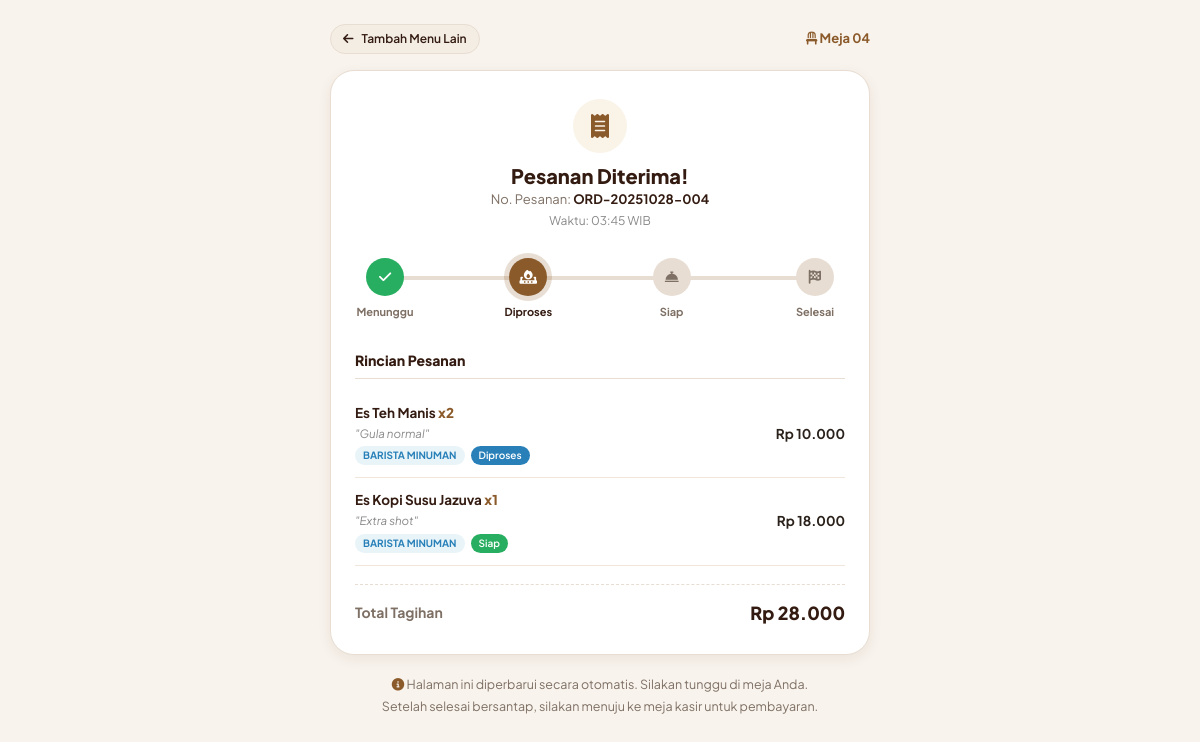
Screenshot of /order-status.php?order=ORD-20251028-004 (signed in) with the database file from the repository.
### tables this page shows
CREATE TABLE `orders` (
  `id` INT AUTO_INCREMENT PRIMARY KEY,
  `order_number` VARCHAR(50) NOT NULL UNIQUE,
  `table_id` INT NOT NULL,
  `session_id` INT NULL,
  `customer_name` VARCHAR(100) DEFAULT 'Pelanggan Meja',
  `total_amount` DECIMAL(12, 2) NOT NULL DEFAULT 0.00,
  `discount_amount` DECIMAL(12, 2) NOT NULL DEFAULT 0.00,
  `tax_amount` DECIMAL(12, 2) NOT NULL DEFAULT 0.00,
  `final_amount` DECIMAL(12, 2) NOT NULL DEFAULT 0.00,
  `request_token` CHAR(36) NULL UNIQUE,
  `order_status` ENUM('menunggu', 'diproses', 'siap', 'selesai', 'dibatalkan') DEFAULT 'menunggu',
  `notes` TEXT NULL,
  `created_at` TIMESTAMP DEFAULT CURRENT_TIMESTAMP,
  `updated_at` TIMESTAMP DEFAULT CURRENT_TIMESTAMP ON UPDATE CURRENT_TIMESTAMP,
  FOREIGN KEY (`table_id`) REFERENCES `restaurant_tables` (`id`) ON DELETE CASCADE,
  FOREIGN KEY (`session_id`) REFERENCES `table_sessions` (`id`) ON DELETE SET NULL
);

CREATE TABLE `restaurant_tables` (
  `id` INT AUTO_INCREMENT PRIMARY KEY,
  `table_number` VARCHAR(10) NOT NULL UNIQUE,
  `capacity` INT NOT NULL DEFAULT 4,
  `status` ENUM('tersedia', 'terisi', 'dipesan', 'menunggu_pembayaran') DEFAULT 'tersedia',
  `pos_x` INT DEFAULT 1,
  `pos_y` INT DEFAULT 1,
  `qr_code_file` VARCHAR(255) NULL,
  `token` VARCHAR(64) NOT NULL UNIQUE,
  `is_active` TINYINT(1) DEFAULT 1,
  `created_at` TIMESTAMP DEFAULT CURRENT_TIMESTAMP,
  `updated_at` TIMESTAMP DEFAULT CURRENT_TIMESTAMP ON UPDATE CURRENT_TIMESTAMP
);

CREATE TABLE `order_items` (
  `id` INT AUTO_INCREMENT PRIMARY KEY,
  `order_id` INT NOT NULL,
  `menu_id` INT NOT NULL,
  `quantity` INT NOT NULL DEFAULT 1,
  `unit_price` DECIMAL(12, 2) NOT NULL,
  `subtotal` DECIMAL(12, 2) NOT NULL,
  `notes` VARCHAR(255) NULL,
  `station` ENUM('kitchen', 'barista') NOT NULL,
  `item_status` ENUM('menunggu', 'diproses', 'siap', 'selesai', 'dibatalkan') DEFAULT 'menunggu',
  `stock_deducted` TINYINT(1) DEFAULT 0,
  `created_at` TIMESTAMP DEFAULT CURRENT_TIMESTAMP,
  `updated_at` TIMESTAMP DEFAULT CURRENT_TIMESTAMP ON UPDATE CURRENT_TIMESTAMP,
  FOREIGN KEY (`order_id`) REFERENCES `orders` (`id`) ON DELETE CASCADE,
  FOREIGN KEY (`menu_id`) REFERENCES `menus` (`id`) ON DELETE RESTRICT
);

CREATE TABLE `menus` (
  `id` INT AUTO_INCREMENT PRIMARY KEY,
  `category_id` INT NOT NULL,
  `name` VARCHAR(100) NOT NULL,
  `slug` VARCHAR(100) NOT NULL UNIQUE,
  `description` TEXT NULL,
  `price` DECIMAL(12, 2) NOT NULL DEFAULT 0.00,
  `cost_price` DECIMAL(12, 2) NOT NULL DEFAULT 0.00,
  `image` VARCHAR(255) NULL,
  `is_available` TINYINT(1) DEFAULT 1,
  `is_favorite` TINYINT(1) DEFAULT 0,
  `created_at` TIMESTAMP DEFAULT CURRENT_TIMESTAMP,
  `updated_at` TIMESTAMP DEFAULT CURRENT_TIMESTAMP ON UPDATE CURRENT_TIMESTAMP,
  FOREIGN KEY (`category_id`) REFERENCES `categories` (`id`) ON DELETE CASCADE
);

### includes/functions.php (called while the page is built, shortened)
<?php
function formatRupiah($amount): string {
    return 'Rp ' . number_format((float)$amount, 0, ',', '.');
}

### order-status.php (the view, shortened to what this page needs)
<?php
require_once __DIR__ . '/includes/functions.php';
$pdo = getDbConnection();
$orderNumber = trim($_GET['order'] ?? '');
$stmt = $pdo->prepare("SELECT o.*, t.table_number, t.token as table_token
                       FROM orders o
                       JOIN restaurant_tables t ON o.table_id = t.id
                       WHERE o.order_number = ? LIMIT 1");
$stmt->execute([$orderNumber]);
$order = $stmt->fetch();
$stmtItems = $pdo->prepare("SELECT oi.*, m.name as menu_name, m.image as menu_image, c.type as category_type
                            FROM order_items oi
                            JOIN menus m ON oi.menu_id = m.id
                            JOIN categories c ON m.category_id = c.id
                            WHERE oi.order_id = ?
                            ORDER BY oi.id ASC");
$stmtItems->execute([$order['id']]);
$items = $stmtItems->fetchAll();
$statusIndex = 1;
if ($order['order_status'] === 'diproses') $statusIndex = 2;
elseif ($order['order_status'] === 'siap') $statusIndex = 3;
elseif ($order['order_status'] === 'selesai') $statusIndex = 4;
?>
<!DOCTYPE html>
<html lang="id">
<head>
  <link rel="stylesheet" href="https://cdnjs.cloudflare.com/ajax/libs/font-awesome/6.5.1/css/all.min.css">
  <link rel="stylesheet" href="<?= BASE_URL ?>/assets/css/style.css">
</head>
<body>
  <div class="status-container">
    <div style="display: flex; align-items: center; justify-content: space-between; margin-bottom: 16px;">
      <a href="<?= BASE_URL ?>/menu.php?meja=<?= urlencode($order['table_number']) ?>&amp;token=<?= urlencode($order['table_token']) ?>" class="btn btn-secondary btn-sm">
        <i class="fa-solid fa-arrow-left"></i> Tambah Menu Lain
      </a>
      <div style="font-size: 13px; font-weight: 700; color: #8B5A2B;">
        <i class="fa-solid fa-chair"></i> Meja <?= htmlspecialchars($order['table_number']) ?>
      </div>
    </div>
    <div class="status-card">
      <div style="text-align: center; margin-bottom: 20px;">
        <div style="width: 54px; height: 54px; background: #FAF3E8; color: #8B5A2B; border-radius: 50%; display: inline-flex; align-items: center; justify-content: center; font-size: 24px; margin-bottom: 10px;">
          <i class="fa-solid fa-receipt"></i>
        </div>
        <h2 style="font-size: 20px; font-weight: 800; color: var(--color-primary);">Pesanan Diterima!</h2>
        <div style="font-size: 13px; color: var(--color-text-muted); margin-top: 2px;">
          No. Pesanan: <strong style="color: var(--color-primary);"><?= htmlspecialchars($order['order_number']) ?></strong>
        </div>
        <div style="font-size: 12px; color: #888; margin-top: 2px;">
          Waktu: <?= date('H:i', strtotime($order['created_at'])) ?> WIB
        </div>
      </div>
      <div class="stepper">
        <div class="step-node <?= $statusIndex >= 1 ? ($statusIndex == 1 ? 'active' : 'completed') : '' ?>">
          <div class="step-icon">
            <i class="fa-solid <?= $statusIndex > 1 ? 'fa-check' : 'fa-hourglass-start' ?>"></i>
          </div>
          <div class="step-label">Menunggu</div>
        </div>
        <div class="step-node <?= $statusIndex >= 2 ? ($statusIndex == 2 ? 'active' : 'completed') : '' ?>">
          <div class="step-icon">
            <i class="fa-solid <?= $statusIndex > 2 ? 'fa-check' : 'fa-fire-burner' ?>"></i>
          </div>
          <div class="step-label">Diproses</div>
        </div>
        <div class="step-node <?= $statusIndex >= 3 ? ($statusIndex == 3 ? 'active' : 'completed') : '' ?>">
          <div class="step-icon">
            <i class="fa-solid <?= $statusIndex > 3 ? 'fa-check' : 'fa-bell-concierge' ?>"></i>
          </div>
          <div class="step-label">Siap</div>
        </div>
        <div class="step-node <?= $statusIndex >= 4 ? 'completed' : '' ?>">
          <div class="step-icon">
            <i class="fa-solid fa-flag-checkered"></i>
          </div>
          <div class="step-label">Selesai</div>
        </div>
      </div>
      <h4 style="font-size: 14px; font-weight: 800; color: var(--color-primary); margin-bottom: 12px; border-bottom: 1px solid var(--color-border); padding-bottom: 8px;">
        Rincian Pesanan
      </h4>
      <?php foreach ($items as $item): ?>
        <div class="item-card">
          <div>
            <div style="font-weight: 700; font-size: 13.5px; color: var(--color-primary);">
              <?= htmlspecialchars($item['menu_name']) ?> <span style="color: var(--color-accent); font-weight: 800;">x<?= $item['quantity'] ?></span>
            </div>
            <?php if (!empty($item['notes'])): ?>
              <div style="font-size: 11.5px; color: #888; font-style: italic; margin-top: 2px;">
                "<?= htmlspecialchars($item['notes']) ?>"
              </div>
            <?php endif; ?>
            <div style="margin-top: 4px; display: flex; gap: 6px;">
              <span class="station-badge <?= $item['station'] === 'kitchen' ? 'station-kitchen' : 'station-barista' ?>">
                <?= $item['station'] === 'kitchen' ? 'Kitchen Dapur' : 'Barista Minuman' ?>
              </span>
              <span class="badge badge-<?= $item['item_status'] ?>" style="font-size: 10px; padding: 2px 8px;">
                <?= ucfirst($item['item_status']) ?>
              </span>
            </div>
          </div>
          <div style="font-weight: 700; font-size: 13.5px;">
            <?= formatRupiah($item['subtotal']) ?>
          </div>
        </div>
      <?php endforeach; ?>
      <div style="display: flex; justify-content: space-between; align-items: center; margin-top: 18px; padding-top: 14px; border-top: 1px dashed var(--color-border);">
        <span style="font-weight: 700; color: var(--color-text-muted);">Total Tagihan</span>
        <span style="font-size: 18px; font-weight: 800; color: var(--color-primary);"><?= formatRupiah($order['final_amount']) ?></span>
      </div>
    </div>
    <div style="text-align: center; color: var(--color-text-muted); font-size: 12.5px; line-height: 1.5;">
      <p><i class="fa-solid fa-info-circle" style="color: #8B5A2B;"></i> Halaman ini diperbarui secara otomatis. Silakan tunggu di meja Anda.</p>
      <p style="margin-top: 4px;">Setelah selesai bersantap, silakan menuju ke meja kasir untuk pembayaran.</p>
    </div>
  </div>
</body>
</html>

### assets/css/style.css (style rules this page uses)
:root { --color-primary: #331B11; --color-primary-dark: #22120B; --color-primary-light: #523122; --color-accent: #8B5A2B; --color-accent-gold: #C69255; --color-accent-hover: #73471E; --color-bg-main: #FBF8F4; --color-bg-card: #FFFFFF; --color-bg-muted: #F4EDE4; --color-bg-alt: #F8F3EC; --color-border: #E8DDD2; --color-border-light: #F0E6DC; --color-text-main: #2A211B; --color-text-muted: #7E7065; --color-text-light: #A89B8F; --color-text-white: #FFFFFF; --color-status-green: #27AE60; --color-status-green-bg: #EAF8EE; --color-status-blue: #2980B9; --color-status-blue-bg: #EBF5FB; --color-status-orange: #E67E22; --color-status-orange-bg: #FEF5EB; --color-status-brown: #8B5A2B; --color-status-brown-bg: #F8EFE7; --color-status-red: #E74C3C; --color-status-red-bg: #FDEDEC; --shadow-sm: 0 2px 6px rgba(51, 27, 17, 0.04); --shadow-md: 0 4px 14px rgba(51, 27, 17, 0.07); --shadow-lg: 0 10px 25px rgba(51, 27, 17, 0.1); --shadow-card: 0 4px 20px rgba(51, 27, 17, 0.06); --radius-sm: 8px; --radius-md: 12px; --radius-lg: 16px; --radius-xl: 24px; --radius-pill: 9999px; --transition-fast: all 0.2s ease; --transition-normal: all 0.3s ease; }
* { box-sizing: border-box; margin: 0; padding: 0; }
body { font-family: 'Plus Jakarta Sans', -apple-system, BlinkMacSystemFont, 'Segoe UI', Roboto, sans-serif; background-color: var(--color-bg-main); color: var(--color-text-main); line-height: 1.5; font-size: 14px; -webkit-font-smoothing: antialiased; }
a { color: var(--color-accent); text-decoration: none; transition: var(--transition-fast); }
h1, h2, h3, h4, h5, h6 { color: var(--color-primary); font-weight: 700; line-height: 1.25; }
.btn { display: inline-flex; align-items: center; justify-content: center; gap: 8px; padding: 9px 18px; font-size: 13.5px; font-weight: 600; border-radius: var(--radius-pill); border: 1px solid transparent; cursor: pointer; transition: var(--transition-fast); text-decoration: none; white-space: nowrap; }
.btn-secondary { background-color: var(--color-bg-muted); color: var(--color-primary); border-color: var(--color-border); }
.btn-sm { padding: 5px 12px; font-size: 12px; border-radius: var(--radius-pill); }
.badge { display: inline-flex; align-items: center; gap: 6px; padding: 4px 12px; font-size: 11.5px; font-weight: 600; border-radius: var(--radius-pill); }
.badge-diproses { background-color: #2980B9; color: #FFFFFF; }
.badge-siap { background-color: #27AE60; color: #FFFFFF; }

### order-status.php (style rules this page uses)
body { background: #F8F3EC; color: #2A211B; min-height: 100vh; padding: 24px 16px; }
.status-container { max-width: 540px; margin: 0 auto; }
.status-card { background: #FFFFFF; border-radius: var(--radius-xl); padding: 28px 24px; box-shadow: var(--shadow-md); border: 1px solid var(--color-border); margin-bottom: 20px; }
.stepper { display: flex; justify-content: space-between; position: relative; margin: 28px 0 32px 0; }
.stepper::before { content: ''; position: absolute; top: 18px; left: 30px; right: 30px; height: 4px; background: #E8DDD2; z-index: 1; }
.step-node { position: relative; z-index: 2; text-align: center; width: 60px; }
.step-icon { width: 38px; height: 38px; border-radius: 50%; background: #E8DDD2; color: #7E7065; display: flex; align-items: center; justify-content: center; margin: 0 auto 8px auto; font-size: 14px; font-weight: 700; transition: var(--transition-fast); }
.step-node.active .step-icon { background: #8B5A2B; color: #FFFFFF; box-shadow: 0 0 0 5px rgba(139, 90, 43, 0.2); }
.step-node.completed .step-icon { background: #27AE60; color: #FFFFFF; }
.step-label { font-size: 11px; font-weight: 700; color: var(--color-text-muted); }
.step-node.active .step-label { color: var(--color-primary); }
.item-card { display: flex; align-items: center; justify-content: space-between; padding: 12px 0; border-bottom: 1px solid var(--color-border-light); }
.station-badge { font-size: 10px; padding: 2px 8px; border-radius: var(--radius-pill); font-weight: 700; text-transform: uppercase; }
.station-barista { background: #E8F4F8; color: #2980B9; }

### rows the page displays
orders: table.table_number "04", order_number "ORD-20251028-004", created_at "03:45", final_amount "Rp 28.000"
order_items: menu.name "Es Teh Manis", quantity "2", notes "Gula normal", station "BARISTA MINUMAN", item_status "Diproses", subtotal "Rp 10.000"
order_items: menu.name "Es Kopi Susu Jazuva", quantity "1", notes "Extra shot", station "BARISTA MINUMAN", item_status "Siap", subtotal "Rp 18.000"
